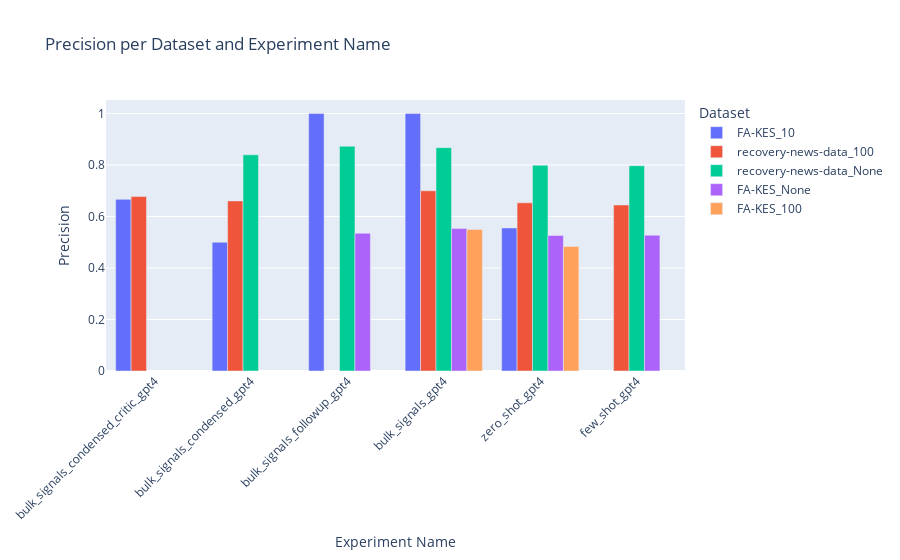

Notebook code for this chart:
### Code cell
# Create a bar plot
fig = px.bar(
    latest_experiments_reset,
    x="experiment_name",
    y="precision",
    color="dataset",
    barmode="group",
    title="Precision per Dataset and Experiment Name",
    labels={"precision": "Precision", "experiment_name": "Experiment Name", "dataset": "Dataset"}
)

fig.update_layout(xaxis_tickangle=-45)
fig.show()

### Figure 1 — Plotly figure (JSON) as saved in the notebook; plotly's stock layout.template omitted (floating-point values rounded to 4 significant figures)
{"data": [{"alignmentgroup": "True", "hovertemplate": "Dataset=FA-KES_10<br>Experiment Name=%{x}<br>Precision=%{y}<extra></extra>", "legendgroup": "FA-KES_10", "marker": {"color": "#636efa", "pattern": {"shape": ""}}, "name": "FA-KES_10", "offsetgroup": "FA-KES_10", "orientation": "v", "showlegend": true, "textposition": "auto", "type": "bar", "x": ["bulk_signals_condensed_critic_gpt4", "bulk_signals_condensed_gpt4", "bulk_signals_followup_gpt4", "bulk_signals_gpt4", "zero_shot_gpt4"], "xaxis": "x", "y": [0.6667, 0.5, 1.0, 1.0, 0.5556], "yaxis": "y"}, {"alignmentgroup": "True", "hovertemplate": "Dataset=recovery-news-data_100<br>Experiment Name=%{x}<br>Precision=%{y}<extra></extra>", "legendgroup": "recovery-news-data_100", "marker": {"color": "#EF553B", "pattern": {"shape": ""}}, "name": "recovery-news-data_100", "offsetgroup": "recovery-news-data_100", "orientation": "v", "showlegend": true, "textposition": "auto", "type": "bar", "x": ["bulk_signals_condensed_critic_gpt4", "bulk_signals_condensed_gpt4", "bulk_signals_gpt4", "few_shot_gpt4", "zero_shot_gpt4"], "xaxis": "x", "y": [0.6774, 0.6607, 0.7, 0.6447, 0.6533], "yaxis": "y"}, {"alignmentgroup": "True", "hovertemplate": "Dataset=recovery-news-data_None<br>Experiment Name=%{x}<br>Precision=%{y}<extra></extra>", "legendgroup": "recovery-news-data_None", "marker": {"color": "#00cc96", "pattern": {"shape": ""}}, "name": "recovery-news-data_None", "offsetgroup": "recovery-news-data_None", "orientation": "v", "showlegend": true, "textposition": "auto", "type": "bar", "x": ["bulk_signals_condensed_gpt4", "bulk_signals_followup_gpt4", "bulk_signals_gpt4", "few_shot_gpt4", "zero_shot_gpt4"], "xaxis": "x", "y": [0.8397, 0.8728, 0.8676, 0.7973, 0.7993], "yaxis": "y"}, {"alignmentgroup": "True", "hovertemplate": "Dataset=FA-KES_None<br>Experiment Name=%{x}<br>Precision=%{y}<extra></extra>", "legendgroup": "FA-KES_None", "marker": {"color": "#ab63fa", "pattern": {"shape": ""}}, "name": "FA-KES_None", "offsetgroup": "FA-KES_None", "orientation": "v", "showlegend": true, "textposition": "auto", "type": "bar", "x": ["bulk_signals_followup_gpt4", "bulk_signals_gpt4", "few_shot_gpt4", "zero_shot_gpt4"], "xaxis": "x", "y": [0.5351, 0.5531, 0.5275, 0.5264], "yaxis": "y"}, {"alignmentgroup": "True", "hovertemplate": "Dataset=FA-KES_100<br>Experiment Name=%{x}<br>Precision=%{y}<extra></extra>", "legendgroup": "FA-KES_100", "marker": {"color": "#FFA15A", "pattern": {"shape": ""}}, "name": "FA-KES_100", "offsetgroup": "FA-KES_100", "orientation": "v", "showlegend": true, "textposition": "auto", "type": "bar", "x": ["bulk_signals_gpt4", "zero_shot_gpt4"], "xaxis": "x", "y": [0.55, 0.4835], "yaxis": "y"}], "layout": {"barmode": "group", "legend": {"title": {"text": "Dataset"}, "tracegroupgap": 0}, "title": {"text": "Precision per Dataset and Experiment Name"}, "xaxis": {"anchor": "y", "domain": [0, 1], "tickangle": -45, "title": {"text": "Experiment Name"}}, "yaxis": {"anchor": "x", "domain": [0, 1], "title": {"text": "Precision"}}}}
